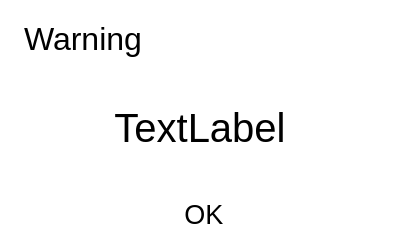
<?xml version="1.0" encoding="UTF-8"?>
<ui version="4.0">
 <class>WarningDialog</class>
 <widget class="QFrame" name="WarningDialog">
  <property name="geometry">
   <rect>
    <x>0</x>
    <y>0</y>
    <width>400</width>
    <height>250</height>
   </rect>
  </property>
  <property name="sizePolicy">
   <sizepolicy hsizetype="Fixed" vsizetype="Fixed">
    <horstretch>0</horstretch>
    <verstretch>0</verstretch>
   </sizepolicy>
  </property>
  <property name="minimumSize">
   <size>
    <width>400</width>
    <height>250</height>
   </size>
  </property>
  <property name="maximumSize">
   <size>
    <width>400</width>
    <height>250</height>
   </size>
  </property>
  <property name="windowTitle">
   <string>Dialog</string>
  </property>
  <property name="styleSheet">
   <string notr="true">background-color: white;
border-radius: 10px;</string>
  </property>
  <layout class="QVBoxLayout" name="verticalLayout">
   <item>
    <layout class="QHBoxLayout" name="horizontalLayout_2">
     <item>
      <widget class="QLabel" name="icon">
       <property name="text">
        <string/>
       </property>
       <property name="pixmap">
        <pixmap resource="IconsResource.qrc">:/icons/icons8-warning-48.png</pixmap>
       </property>
       <property name="alignment">
        <set>Qt::AlignmentFlag::AlignCenter</set>
       </property>
      </widget>
     </item>
     <item>
      <widget class="QLabel" name="label">
       <property name="font">
        <font>
         <pointsize>24</pointsize>
        </font>
       </property>
       <property name="styleSheet">
        <string notr="true">font-size: 24pt;</string>
       </property>
       <property name="text">
        <string>Warning</string>
       </property>
       <property name="class" stdset="0">
        <string>dialogHeaderTextLabel</string>
       </property>
      </widget>
     </item>
     <item>
      <spacer name="horizontalSpacer_3">
       <property name="orientation">
        <enum>Qt::Orientation::Horizontal</enum>
       </property>
       <property name="sizeHint" stdset="0">
        <size>
         <width>40</width>
         <height>20</height>
        </size>
       </property>
      </spacer>
     </item>
    </layout>
   </item>
   <item>
    <widget class="QLabel" name="warning_text_label">
     <property name="minimumSize">
      <size>
       <width>0</width>
       <height>110</height>
      </size>
     </property>
     <property name="font">
      <font>
       <pointsize>30</pointsize>
      </font>
     </property>
     <property name="styleSheet">
      <string notr="true">font-size: 30pt;</string>
     </property>
     <property name="text">
      <string>TextLabel</string>
     </property>
     <property name="alignment">
      <set>Qt::AlignmentFlag::AlignCenter</set>
     </property>
     <property name="class" stdset="0">
      <string>dialogTextLabel</string>
     </property>
    </widget>
   </item>
   <item>
    <layout class="QHBoxLayout" name="horizontalLayout">
     <item>
      <spacer name="horizontalSpacer">
       <property name="orientation">
        <enum>Qt::Orientation::Horizontal</enum>
       </property>
       <property name="sizeHint" stdset="0">
        <size>
         <width>40</width>
         <height>20</height>
        </size>
       </property>
      </spacer>
     </item>
     <item>
      <widget class="QPushButton" name="ok_btn">
       <property name="minimumSize">
        <size>
         <width>150</width>
         <height>50</height>
        </size>
       </property>
       <property name="font">
        <font>
         <pointsize>20</pointsize>
        </font>
       </property>
       <property name="styleSheet">
        <string notr="true">font-size: 20pt;</string>
       </property>
       <property name="text">
        <string> OK</string>
       </property>
       <property name="class" stdset="0">
        <string>warning</string>
       </property>
      </widget>
     </item>
     <item>
      <spacer name="horizontalSpacer_2">
       <property name="orientation">
        <enum>Qt::Orientation::Horizontal</enum>
       </property>
       <property name="sizeHint" stdset="0">
        <size>
         <width>40</width>
         <height>20</height>
        </size>
       </property>
      </spacer>
     </item>
    </layout>
   </item>
  </layout>
 </widget>
 <resources>
  <include location="IconsResource.qrc"/>
 </resources>
 <connections/>
</ui>
